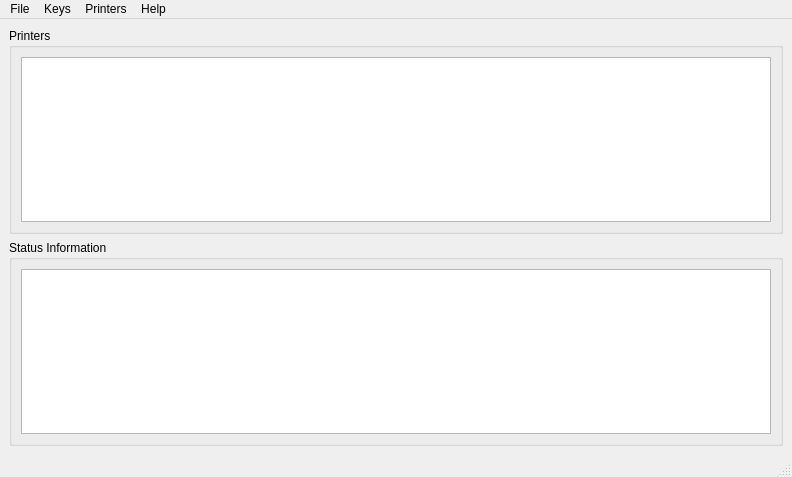
<?xml version="1.0" encoding="UTF-8"?>
<ui version="4.0">
 <class>UiInkamo</class>
 <widget class="QMainWindow" name="UiInkamo">
  <property name="geometry">
   <rect>
    <x>0</x>
    <y>0</y>
    <width>792</width>
    <height>477</height>
   </rect>
  </property>
  <property name="sizePolicy">
   <sizepolicy hsizetype="Preferred" vsizetype="Preferred">
    <horstretch>0</horstretch>
    <verstretch>0</verstretch>
   </sizepolicy>
  </property>
  <property name="minimumSize">
   <size>
    <width>620</width>
    <height>358</height>
   </size>
  </property>
  <property name="windowTitle">
   <string>Inkamo</string>
  </property>
  <widget class="QWidget" name="centralwidget">
   <layout class="QGridLayout" name="gridLayout_3">
    <item row="0" column="0">
     <layout class="QHBoxLayout" name="horizontalLayout"/>
    </item>
    <item row="0" column="1">
     <widget class="QGroupBox" name="printersGroupBox">
      <property name="styleSheet">
       <string notr="true">font: 11pt &quot;MS Shell Dlg 2&quot;;</string>
      </property>
      <property name="title">
       <string>Printers</string>
      </property>
      <layout class="QGridLayout" name="gridLayout">
       <item row="0" column="0">
        <widget class="QTreeView" name="printersTreeView"/>
       </item>
      </layout>
     </widget>
    </item>
    <item row="1" column="1">
     <widget class="QGroupBox" name="statusGroupBox">
      <property name="styleSheet">
       <string notr="true">font: 75 11pt &quot;MS Shell Dlg 2&quot;;</string>
      </property>
      <property name="title">
       <string>Status Information</string>
      </property>
      <layout class="QGridLayout" name="gridLayout_2">
       <item row="0" column="0">
        <widget class="QTextEdit" name="textEdit">
         <property name="readOnly">
          <bool>true</bool>
         </property>
        </widget>
       </item>
      </layout>
     </widget>
    </item>
   </layout>
  </widget>
  <widget class="QMenuBar" name="menubar">
   <property name="geometry">
    <rect>
     <x>0</x>
     <y>0</y>
     <width>792</width>
     <height>21</height>
    </rect>
   </property>
   <widget class="QMenu" name="menuFile">
    <property name="title">
     <string>File</string>
    </property>
    <addaction name="actionRefresh_Printers"/>
    <addaction name="actionSettings"/>
    <addaction name="actionExit"/>
   </widget>
   <widget class="QMenu" name="menuKeys">
    <property name="title">
     <string>Keys</string>
    </property>
    <addaction name="actionBuy_Key"/>
    <addaction name="actionCheck_Keys"/>
    <addaction name="actionBuy_Firmware_Key"/>
   </widget>
   <widget class="QMenu" name="menuPrinters">
    <property name="title">
     <string>Printers</string>
    </property>
    <addaction name="actionSupported_Printers"/>
    <addaction name="actionPrinter_Info"/>
    <addaction name="actionRead_Counters"/>
    <addaction name="actionReset_Counters"/>
    <addaction name="actionHead_Clean"/>
    <addaction name="actionRead_EEPROM"/>
    <addaction name="actionRestore_EEPROM"/>
   </widget>
   <widget class="QMenu" name="menuHelp">
    <property name="title">
     <string>Help</string>
    </property>
    <addaction name="actionHelp"/>
    <addaction name="actionSupport"/>
    <addaction name="actionAbout"/>
   </widget>
   <addaction name="menuFile"/>
   <addaction name="menuKeys"/>
   <addaction name="menuPrinters"/>
   <addaction name="menuHelp"/>
  </widget>
  <widget class="QStatusBar" name="statusbar"/>
  <action name="actionSettings">
   <property name="text">
    <string>Settings</string>
   </property>
  </action>
  <action name="actionExit">
   <property name="text">
    <string>Exit</string>
   </property>
  </action>
  <action name="actionBuy_Key">
   <property name="text">
    <string>Buy Key</string>
   </property>
  </action>
  <action name="actionCheck_Keys">
   <property name="text">
    <string>Check Keys</string>
   </property>
  </action>
  <action name="actionSupported_Printers">
   <property name="text">
    <string>Supported Printers</string>
   </property>
  </action>
  <action name="actionRead_Counters">
   <property name="text">
    <string>Read Counters</string>
   </property>
  </action>
  <action name="actionReset_Counters">
   <property name="text">
    <string>Reset Counters</string>
   </property>
  </action>
  <action name="actionHead_Clean">
   <property name="text">
    <string>Head Clean</string>
   </property>
  </action>
  <action name="actionRead_EEPROM">
   <property name="text">
    <string>Read EEPROM</string>
   </property>
  </action>
  <action name="actionRestore_EEPROM">
   <property name="text">
    <string>Restore EEPROM</string>
   </property>
  </action>
  <action name="actionPrinter_Info">
   <property name="text">
    <string>Printer Info</string>
   </property>
  </action>
  <action name="actionHelp">
   <property name="text">
    <string>Help</string>
   </property>
  </action>
  <action name="actionAbout">
   <property name="text">
    <string>About</string>
   </property>
  </action>
  <action name="actionBuy_Firmware_Key">
   <property name="text">
    <string>Buy Firmware Key</string>
   </property>
  </action>
  <action name="actionSupport">
   <property name="text">
    <string>Support</string>
   </property>
  </action>
  <action name="actionRefresh_Printers">
   <property name="text">
    <string>Refresh Printers</string>
   </property>
  </action>
 </widget>
 <resources/>
 <connections/>
</ui>
